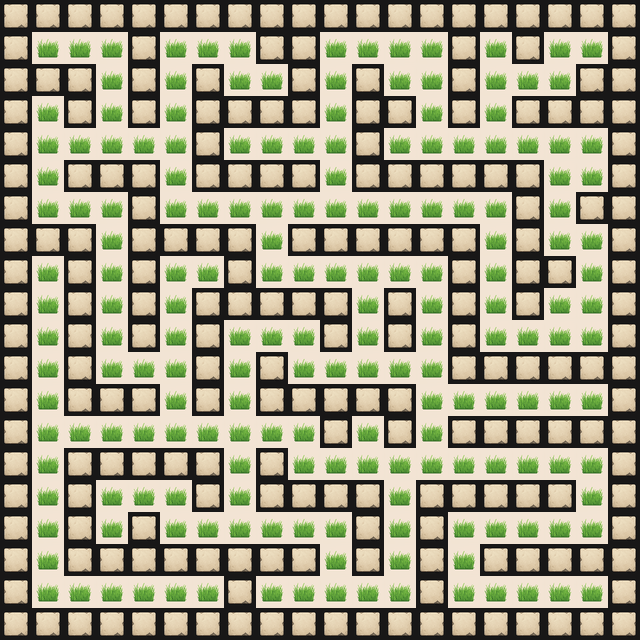

This is a level from a 2D game, rendered from its Tiled map with the project's own tilesets. A one-line summary and the complete map file follow:
An orthogonal 20x20 tile map with 32x32 px tiles, 2 tile layers (Floor, Walls) and 7 objects.

<map version="1.10" tiledversion="1.11.2" orientation="orthogonal" renderorder="right-down" width="20" height="20" tilewidth="32" tileheight="32" infinite="0" nextlayerid="4" nextobjectid="10">
 <properties>
  <property name="monsters" type="int" value="24" />
 </properties>
 <tileset firstgid="1" source="../../../MainTileset.tsx" />
 <layer id="1" name="Floor" width="20" height="20">
  <data encoding="csv">
24,24,24,24,24,24,24,24,24,24,24,24,24,24,24,24,24,24,24,24,
24,24,24,24,24,24,24,24,24,24,24,24,24,24,24,24,24,24,24,24,
24,24,24,24,24,24,24,24,24,24,24,24,24,24,24,24,24,24,24,24,
24,24,24,24,24,24,24,24,24,24,24,24,24,24,24,24,24,24,24,24,
24,24,24,24,24,24,24,24,24,24,24,24,24,24,24,24,24,24,24,24,
24,24,24,24,24,24,24,24,24,24,24,24,24,24,24,24,24,24,24,24,
24,24,24,24,24,24,24,24,24,24,24,24,24,24,24,24,24,24,24,24,
24,24,24,24,24,24,24,24,24,24,24,24,24,24,24,24,24,24,24,24,
24,24,24,24,24,24,24,24,24,24,24,24,24,24,24,24,24,24,24,24,
24,24,24,24,24,24,24,24,24,24,24,24,24,24,24,24,24,24,24,24,
24,24,24,24,24,24,24,24,24,24,24,24,24,24,24,24,24,24,24,24,
24,24,24,24,24,24,24,24,24,24,24,24,24,24,24,24,24,24,24,24,
24,24,24,24,24,24,24,24,24,24,24,24,24,24,24,24,24,24,24,24,
24,24,24,24,24,24,24,24,24,24,24,24,24,24,24,24,24,24,24,24,
24,24,24,24,24,24,24,24,24,24,24,24,24,24,24,24,24,24,24,24,
24,24,24,24,24,24,24,24,24,24,24,24,24,24,24,24,24,24,24,24,
24,24,24,24,24,24,24,24,24,24,24,24,24,24,24,24,24,24,24,24,
24,24,24,24,24,24,24,24,24,24,24,24,24,24,24,24,24,24,24,24,
24,24,24,24,24,24,24,24,24,24,24,24,24,24,24,24,24,24,24,24,
24,24,24,24,24,24,24,24,24,24,24,24,24,24,24,24,24,24,24,24
</data>
 </layer>
 <objectgroup id="3" name="Objects">
  <object id="3" gid="17" x="31.9064" y="63.1579" width="32" height="32">
   <properties>
    <property name="type" value="stars_up" />
   </properties>
  </object>
  <object id="4" gid="16" x="97.0292" y="544.468" width="32" height="32">
   <properties>
    <property name="type" value="stairs_down" />
   </properties>
  </object>
  <object id="5" gid="22" x="128.468" y="513.029" width="32" height="32">
   <properties>
    <property name="type" value="door" />
   </properties>
  </object>
  <object id="6" gid="21" x="192.094" y="289.216" width="32" height="32" />
  <object id="7" gid="21" x="577.591" y="63.1579" width="32" height="32" />
  <object id="8" gid="21" x="575.345" y="608.842" width="32" height="32" />
  <object id="9" gid="21" x="545.404" y="320.655" width="32" height="32" />
 </objectgroup>
 <layer id="2" name="Walls" width="20" height="20">
  <data encoding="csv">
20,20,20,20,20,20,20,20,20,20,20,20,20,20,20,20,20,20,20,20,
20,0,0,0,20,0,0,0,20,20,0,0,0,0,20,0,20,0,0,20,
20,20,20,0,20,0,20,0,0,20,0,20,0,0,20,0,0,0,20,20,
20,0,20,0,20,0,20,20,20,20,0,20,20,0,20,0,20,20,20,20,
20,0,0,0,0,0,20,0,0,0,0,20,0,0,0,0,0,0,0,20,
20,0,20,20,20,0,20,20,20,20,0,20,20,20,20,20,20,0,0,20,
20,0,0,0,20,0,0,0,0,0,0,0,0,0,0,0,20,0,20,20,
20,20,20,0,20,20,20,20,0,20,20,20,20,20,20,0,20,0,0,20,
20,0,20,0,20,0,0,20,0,0,0,0,0,0,20,0,20,20,0,20,
20,0,20,0,20,0,20,20,20,20,20,0,20,0,20,0,20,0,0,20,
20,0,20,0,20,0,20,0,0,0,20,0,20,0,20,0,0,0,0,20,
20,0,20,0,0,0,20,0,20,0,0,0,0,0,20,20,20,20,20,20,
20,0,20,20,20,0,20,0,20,20,20,20,20,0,0,0,0,0,0,20,
20,0,0,0,0,0,0,0,0,0,20,0,20,0,20,20,20,20,20,20,
20,0,20,20,20,20,20,0,20,0,0,0,0,0,0,0,0,0,0,20,
20,0,20,0,0,0,20,0,20,20,20,20,0,20,20,20,20,20,0,20,
20,0,20,0,20,0,0,0,0,0,0,20,0,20,0,0,0,0,0,20,
20,0,20,20,20,20,20,20,20,20,0,20,0,20,0,20,20,20,20,20,
20,0,0,0,0,0,0,20,0,0,0,0,0,20,0,0,0,0,0,20,
20,20,20,20,20,20,20,20,20,20,20,20,20,20,20,20,20,20,20,20
</data>
 </layer>
</map>
